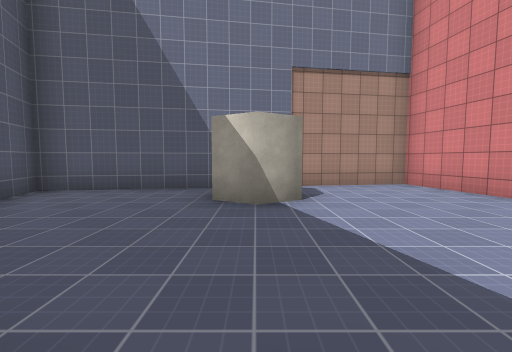
[1] (above)

15 first-person views from a walk through a 3-D level made in the Unity game engine. The camera is 1.4 m above the floor, tilts 4° down and sees 90° across. The floor is counted in squares, 2 m on a side. Each view is taken from the middle of a square. On the plan, view 1 faces up. The plan holds only what a view shows up to about 9 squares ahead; the rest is blank. The place goes on beyond the plan. The player character is not drawn. Surface patterns are stand-ins for the level's own textures.

[2]
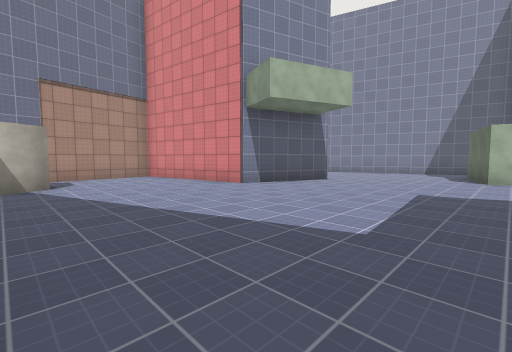

[3]
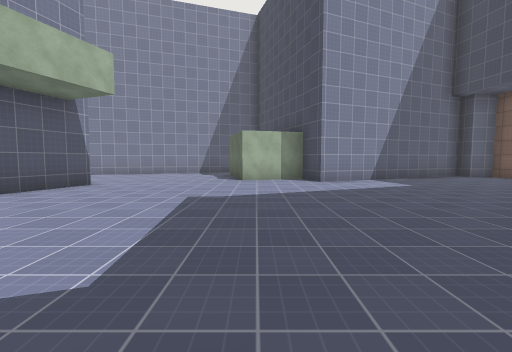

[4]
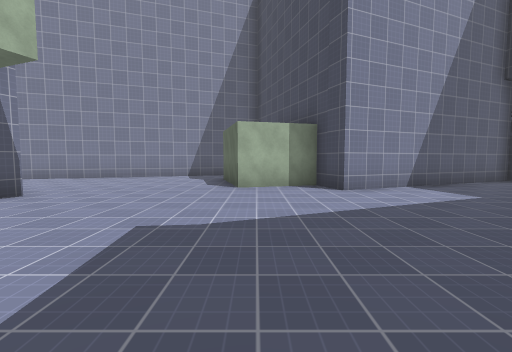

[5]
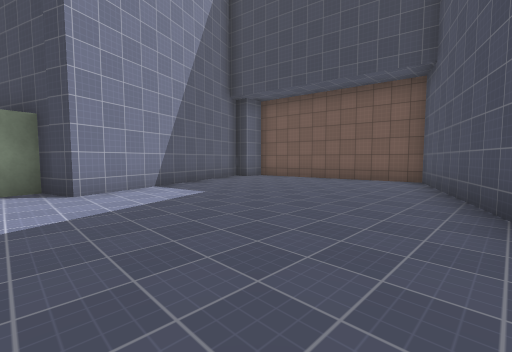

[6]
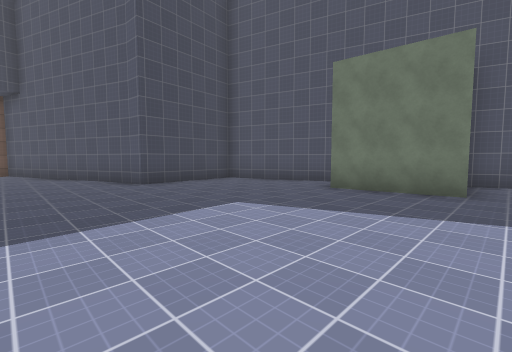

[7]
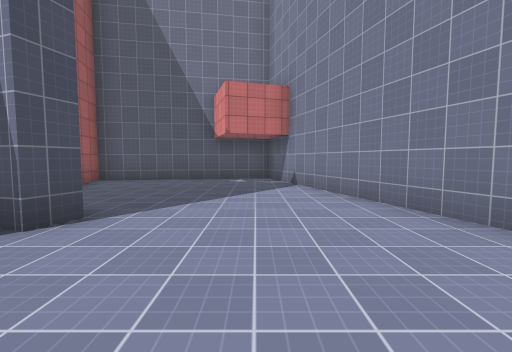

[8]
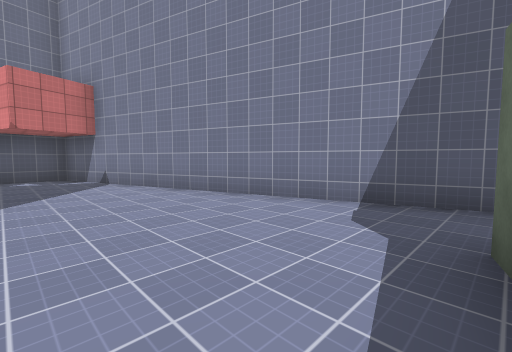

[9]
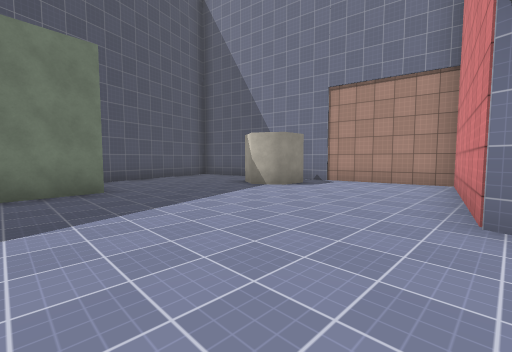

[10]
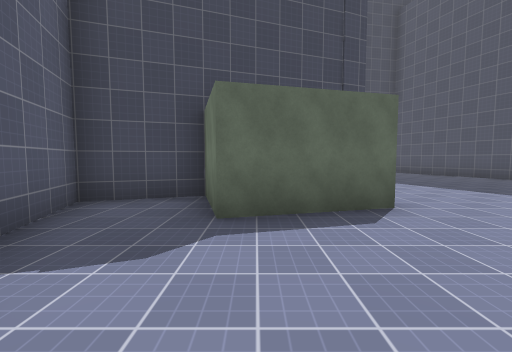

[11]
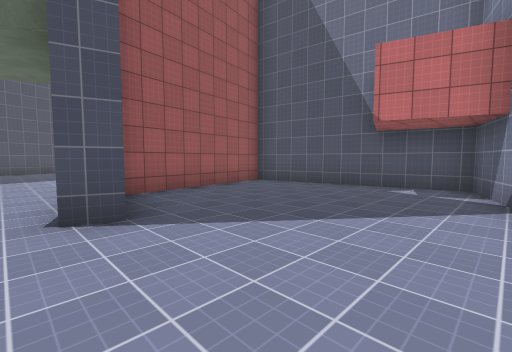

[12]
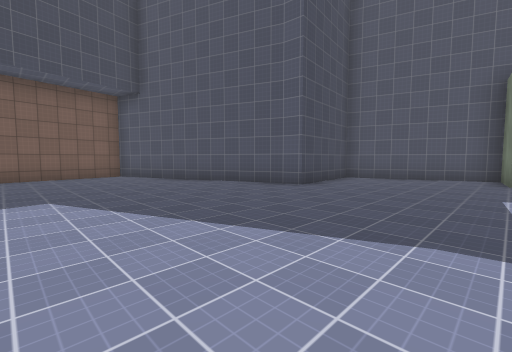

[13]
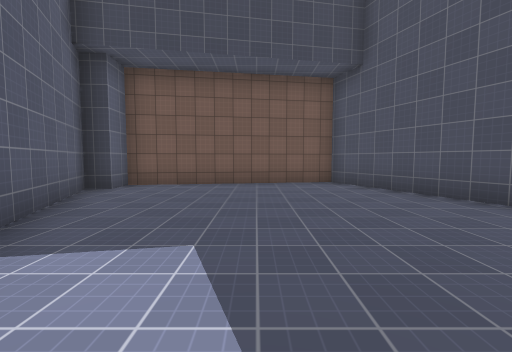

[14]
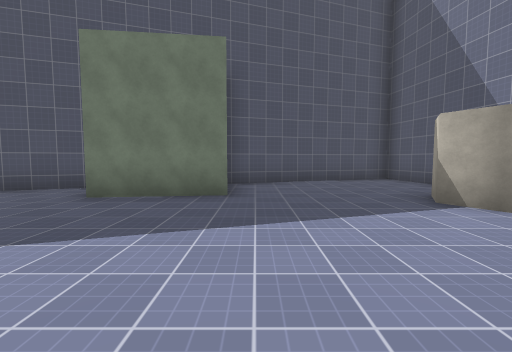

[15]
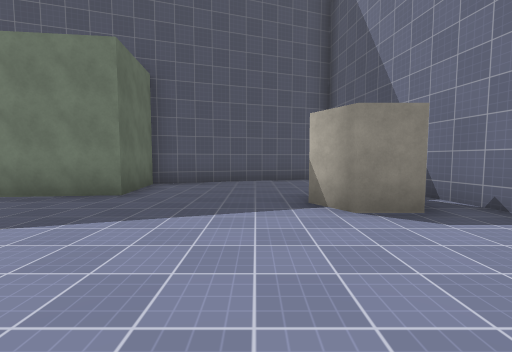

### Floor plan
Points are (right, up) in squares from view 1. A wall is a line through its corners. A room is listed if a view was taken in it or the views show most of it. See-through windows are left out.
Room 1 (views 1, 2, 3, 4, 5, 6, 7, 8, 9, 10, 11, 12, 13, 14, 15)
walls: (8, 2) (7.8, 1.4) (4.8, 2.3) (4, 6.8) (-4.7, 5.4) (-3, 0.2) (-0.8, 0.5) (-0.5, -2) (-2.2, -2.2) (-1, -5.7); (2.4, -6.5) (4.8, -12.5) (10.3, -11.6) (10.3, -10.8) (10.8, -10.7) (8.5, -4.9) (9.6, -4.6) (9, -2.6) (11.5, -1.9) (11.9, -3.7) (13.9, -3.1) (10.4, 7.9) (5.1, 7) (5.9, 2.5); (-0.6, -6.2) (2.4, -5.9) (2.4, -6.6)
objects: other object (0, 4) to (0, 5)

Where each view was taken, in squares from view 1:
view 1: 0 up, 0 right, facing up
view 2: 3 down, 0 right, facing up-right
view 3: 3 down, 1 right, facing right
view 4: 3 down, 3 right, facing right
view 5: 4 down, 3 right, facing down-right
view 6: 1 up, 5 right, facing down-left
view 7: 1 down, 10 right, facing up
view 8: 2 down, 9 right, facing up-right
view 9: 1 down, 5 right, facing up-left
view 10: 1 up, 11 right, facing down
view 11: 1 up, 11 right, facing up-left
view 12: 2 down, 8 right, facing down-left
view 13: 5 down, 7 right, facing down
view 14: 1 up, 4 right, facing left
view 15: 3 up, 4 right, facing left
